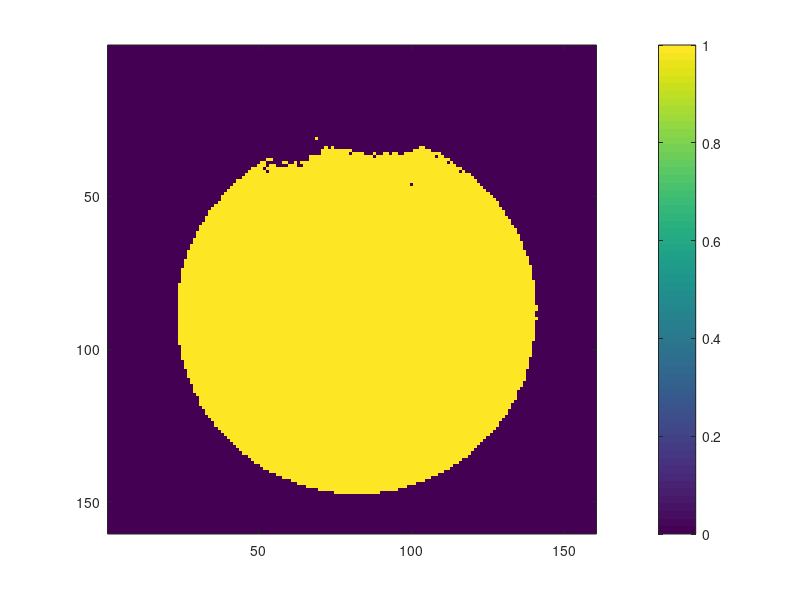
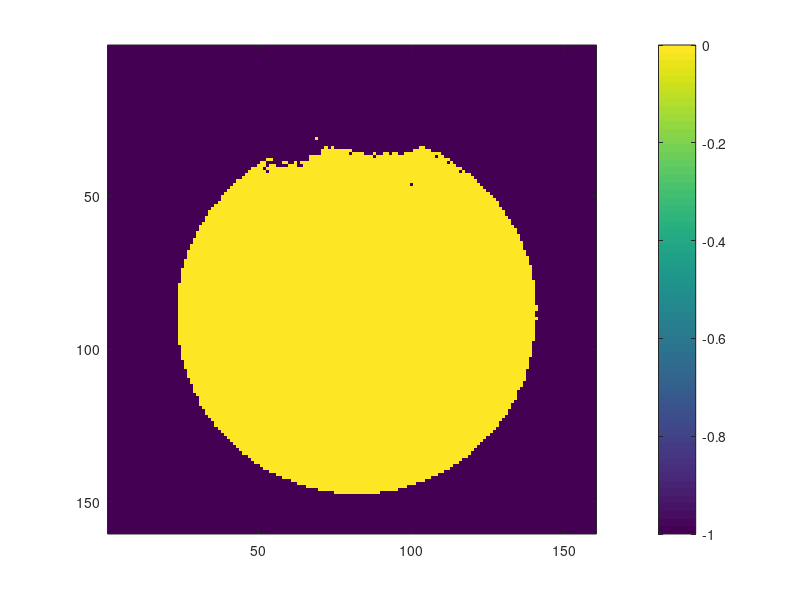
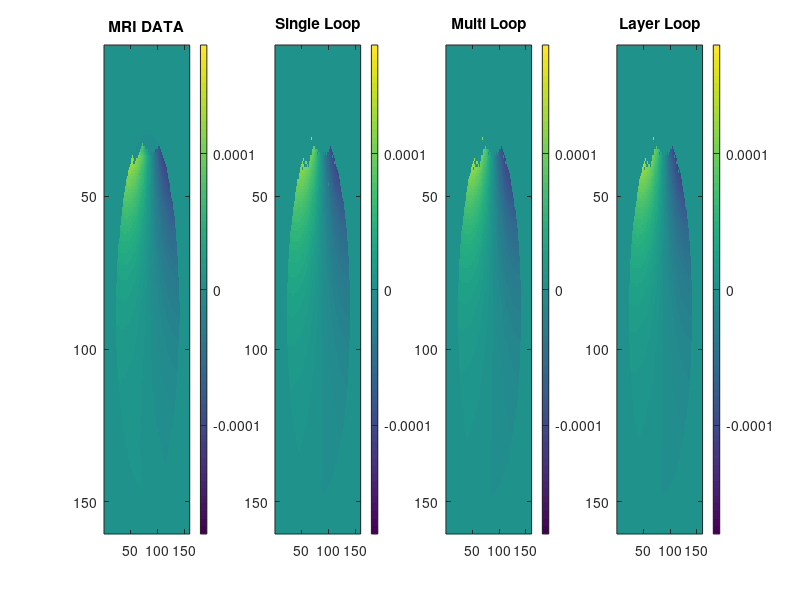
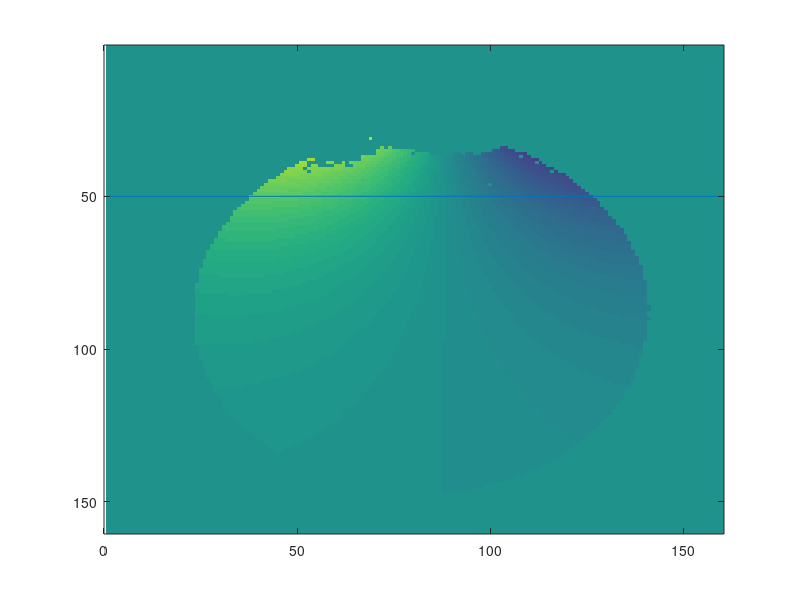

Write the MATLAB code that produced these figures, in order. (Note: this script raises an error after producing the figures.)
clear all
clc
close all
load('data.mat')


% Single loop simulation
%data_singlecoil=reshape(Bz_scirun.field, [160 160]);
single = rot90(data_singlecoil);
% Multi loop simulation
%data_multicoil=reshape(Bz_scirun.field, [160 160]);
multi = rot90(data_multicoil);
% Layer loop simulation
%data_layercoil=reshape(Bz_scirun.field, [160 160]);
layer = rot90(data_layercoil);

% just for reviers sake
%data_xcoil=reshape(Bz_scirun.field, [160 160]);
singlex = rot90(data_xcoil);


% mask rel-err
mask=(single*10000)~=0;
figure
imagesc(mask)
colorbar
set(gca,'DataAspectRatio',[1 1 1])
print -dpng MASK_RE.png;

%mask abs-dif
absmask=(mask-1).*1;
imagesc(absmask)
colorbar
set(gca,'DataAspectRatio',[1 1 1])
print -dpng MASK_AD.png;


% Visual control
figure
subplot(1,4,1)
imagesc(data_MRI1,[-1.8E-4 1.8E-4])
title('MRI DATA')
colorbar
subplot(1,4,2)
imagesc(single,[-1.8E-4 1.8E-4])
title('Single Loop')
colorbar
subplot(1,4,3)
imagesc(multi,[-1.8E-4 1.8E-4])
title('Multi Loop')
colorbar
subplot(1,4,4)
imagesc(layer,[-1.8E-4 1.8E-4])
title('Layer Loop')
colorbar






%% Plotting 1D Profiles

YY_1D = 50 %where to cut for the 1D profile plot # 44

figure
imagesc(single,[-1.8E-4 1.8E-4]);
line([0 160],[YY_1D YY_1D]);

% 1D profile
data_MRI1_1D = data_MRI1(YY_1D,:);
single_1D = single(YY_1D,:);
multi_1D = multi(YY_1D,:);
layer_1D = layer(YY_1D,:);

figure
subplot(1,2,1);
plot1=plot(data_MRI1_1D,'k', single_1D,'r', multi_1D,'g',layer_1D,'b');
set(findall(gcf,'type','text'),'fontSize',14,'fontWeight','bold');
set(findall(gcf,'type','axes'),'fontSize',12,'fontWeight','bold');
set(plot1(1),'linewidth',1);
set(plot1(2),'linewidth',1);
set(plot1(3),'linewidth',1);
set(plot1(4),'linewidth',1);
set(gca,'XLim',[30 130]);
%set(gca,'YLim',[-0.00012 0.00012]);
set(gca,'YScale','semilog')
legend('MRI','BSM-811','BSM-819','BSM-879');

% use single coil as a baseline (substract from rest)
data_MRI1_1DN = data_MRI1(YY_1D,:) - single(YY_1D,:);
multi_1DN = multi(YY_1D,:) - single(YY_1D,:);
layer_1DN = layer(YY_1D,:) - single(YY_1D,:);

subplot(1,2,2);
plot2=plot(data_MRI1_1DN,'k', multi_1DN,'g',layer_1DN,'b');
set(findall(gcf,'type','text'),'fontSize',14,'fontWeight','bold')
set(plot2(1),'linewidth',1);
set(plot2(2),'linewidth',1);
set(plot2(3),'linewidth',1);
set(gca,'XLim',[30 130]);
set(gca,'YLim',[-0.000005 0.000005]);
set(findall(gcf,'type','text'),'fontSize',14,'fontWeight','bold');
set(findall(gcf,'type','axes'),'fontSize',12,'fontWeight','bold');
legend('MRI','BSM-819','BSM-879');




%% RELATIVE ERROR
err_single=100*(data_MRI1 - single)./(single);
err_multi=100*(data_MRI1 - multi)./(multi);
err_layer=100*(data_MRI1 - layer)./(layer);
err_singlex=100*(data_MRI1 - singlex)./(singlex);





%% RERR 1D closest to the coil =================================================
err_single_hotspot = [];
err_multi_hotspot = [];
for i = 25 : 44
  for j = 1 : 160   
    v = err_single(i,j);  
    if isfinite(v)
      err_single_hotspot(end+1) = min(abs(v),50);
    end   
    v = err_multi(i,j);
    if isfinite(v)
      err_multi_hotspot(end+1) = min(abs(v),50);
    end
  end
end
plot(err_single_hotspot,'r',err_multi_hotspot,'g');

%% =============================================================================



% Visual control
figure
subplot(1,3,1)
imagesc(abs(err_single),[0 50])
colorbar
title('MRI DATA VS Single Loop error%')
subplot(1,3,2)
imagesc(abs(err_multi),[0 50])
colorbar
title('MRI DATA VS Multi Loop error%')
subplot(1,3,3)
imagesc(abs(err_layer),[0 50])
colorbar
title('MRI DATA VS Layer Loop error%')

%% GENERAL FIGURE
figure
imagesc(data_MRI1,[-1.8E-4 1.8E-4])
title('MRI DATA')
colorbar
colormap(redblue)
set(gca,'DataAspectRatio',[1 1 1])
print -dpng MRIdata.png

figure
imagesc(single,[-1.8E-4 1.8E-4])
title('Single')
colorbar
colormap(redblue)
set(gca,'DataAspectRatio',[1 1 1])
print -dpng Single.png

figure
imagesc(multi,[-1.8E-4 1.8E-4])
title('Multi')
colorbar
colormap(redblue)
set(gca,'DataAspectRatio',[1 1 1])
print -dpng Multi.png

figure
imagesc(layer,[-1.8E-4 1.8E-4])
colorbar
title('Layer')
colormap(redblue)
set(gca,'DataAspectRatio',[1 1 1])
print -dpng Layer.png

%%

figure
imagesc(abs(err_single),[0 30])
title('MRI DATA VS Single error [%]')
colorbar
colormap(flipud(colormap(hot)))
print -dpng MRvsSINGLErel.png

figure
imagesc(abs(err_multi),[0 30])
title('MRI DATA VS Multi error [%]')
colorbar
colormap(flipud(colormap(hot)))
print -dpng MRvsMULTIrel.png

figure
imagesc(abs(err_layer),[0 30])
title('MRI DATA VS Layer error [%]')
colorbar
colormap(flipud(colormap(hot)))
print -dpng MRvsLAYERrel.png

figure
imagesc(abs(err_singlex),[0 30])
title('MRI DATA VS SingleX error [%]')
colorbar
colormap(flipud(colormap(hot)))
print -dpng MRvsSINGLEXrel.png




% ABS DIFF


figure
imagesc(abs(data_MRI1-single).*mask,[0 5E-6])
title('MRI DATA VS Single absolute difference')
colorbar
colormap(winter)
set(gca,'DataAspectRatio',[1 1 1])
print -dpng MRvsSINGLEabs.png;

figure
imagesc(abs(data_MRI1-multi).*mask,[0 5E-6])
title('MRI DATA VS Multi absolute difference')
colorbar
colormap(winter)
set(gca,'DataAspectRatio',[1 1 1])
print -dpng MRvsMULTIabs.png;

figure
imagesc(abs(data_MRI1-layer).*mask,[0 5E-6])
title('MRI DATA VS Layer absolute difference')
colorbar
colormap(winter)
set(gca,'DataAspectRatio',[1 1 1])
print -dpng MRvsLAYERabs.png;

%% colormap
close all
%% GENERAL FIGURE
figure
imagesc(data_MRI1,[-1.8E-4 1.8E-4])
title('MRI DATA')
colorbar('SouthOutside')
colormap(redblue)
print -dpng MRIcolorbar.png

figure
imagesc(abs(err_single),[0 30])
title('MRI DATA VS Single error [%]')
colorbar('SouthOutside')
colormap(flipud(colormap(hot)))
print -dpng RelErrorcolorbar.png

figure
imagesc(abs(data_MRI1-single),[-5E-6 5E-6])
title('MRI DATA VS Single absolute difference')
colorbar('SouthOutside')
colormap(winter)
print -dpng ABSDIFFcolorbar.png


